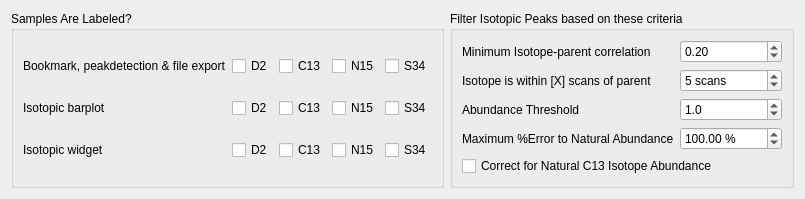
     <widget class="QWidget" name="isotopeDetectOptions">
      <attribute name="title">
       <string>Isotope Detection</string>
      </attribute>
      <layout class="QHBoxLayout" name="horizontalLayout">
       <item>
        <widget class="QGroupBox" name="groupBox">
         <property name="title">
          <string>Samples Are Labeled? </string>
         </property>
         <property name="flat">
          <bool>false</bool>
         </property>
         <layout class="QGridLayout" name="gridLayout_3">
          <item row="2" column="4">
           <widget class="QCheckBox" name="S34Labeled_Barplot">
            <property name="text">
             <string>S34</string>
            </property>
           </widget>
          </item>
          <item row="3" column="1">
           <widget class="QCheckBox" name="D2Labeled_IsoWidget">
            <property name="text">
             <string>D2</string>
            </property>
           </widget>
          </item>
          <item row="2" column="0">
           <widget class="QLabel" name="label_Barplot">
            <property name="text">
             <string>Isotopic barplot </string>
            </property>
           </widget>
          </item>
          <item row="0" column="3">
           <widget class="QCheckBox" name="N15Labeled_BPE">
            <property name="text">
             <string>N15</string>
            </property>
           </widget>
          </item>
          <item row="2" column="3">
           <widget class="QCheckBox" name="N15Labeled_Barplot">
            <property name="text">
             <string>N15</string>
            </property>
           </widget>
          </item>
          <item row="2" column="1">
           <widget class="QCheckBox" name="D2Labeled_Barplot">
            <property name="text">
             <string>D2</string>
            </property>
           </widget>
          </item>
          <item row="2" column="2">
           <widget class="QCheckBox" name="C13Labeled_Barplot">
            <property name="text">
             <string>C13</string>
            </property>
           </widget>
          </item>
          <item row="3" column="0">
           <widget class="QLabel" name="label_IsoWidget">
            <property name="text">
             <string>Isotopic widget</string>
            </property>
           </widget>
          </item>
          <item row="3" column="4">
           <widget class="QCheckBox" name="S34Labeled_IsoWidget">
            <property name="text">
             <string>S34</string>
            </property>
           </widget>
          </item>
          <item row="0" column="0">
           <widget class="QLabel" name="label_BPE">
            <property name="text">
             <string>Bookmark, peakdetection &amp; file export</string>
            </property>
           </widget>
          </item>
          <item row="3" column="2">
           <widget class="QCheckBox" name="C13Labeled_IsoWidget">
            <property name="text">
             <string>C13</string>
            </property>
           </widget>
          </item>
          <item row="0" column="1">
           <widget class="QCheckBox" name="D2Labeled_BPE">
            <property name="enabled">
             <bool>true</bool>
            </property>
            <property name="text">
             <string>D2</string>
            </property>
           </widget>
          </item>
          <item row="0" column="2">
           <widget class="QCheckBox" name="C13Labeled_BPE">
            <property name="text">
             <string>C13</string>
            </property>
           </widget>
          </item>
          <item row="3" column="3">
           <widget class="QCheckBox" name="N15Labeled_IsoWidget">
            <property name="text">
             <string>N15</string>
            </property>
           </widget>
          </item>
          <item row="0" column="4">
           <widget class="QCheckBox" name="S34Labeled_BPE">
            <property name="text">
             <string>S34</string>
            </property>
           </widget>
          </item>
         </layout>
        </widget>
       </item>
       <item>
        <widget class="QGroupBox" name="groupBox_4">
         <property name="title">
          <string>Filter Isotopic Peaks based on these criteria</string>
         </property>
         <layout class="QGridLayout" name="gridLayout_4">
          <item row="2" column="0">
           <widget class="QLabel" name="label_26">
            <property name="text">
             <string>Abundance Threshold</string>
            </property>
           </widget>
          </item>
          <item row="3" column="0">
           <widget class="QLabel" name="label_10">
            <property name="text">
             <string>Maximum %Error to Natural Abundance</string>
            </property>
           </widget>
          </item>
          <item row="1" column="0">
           <widget class="QLabel" name="label_11">
            <property name="text">
             <string>Isotope is within [X] scans of parent</string>
            </property>
           </widget>
          </item>
          <item row="3" column="1">
           <widget class="QDoubleSpinBox" name="maxNaturalAbundanceErr">
            <property name="prefix">
             <string/>
            </property>
            <property name="suffix">
             <string> %</string>
            </property>
            <property name="decimals">
             <number>2</number>
            </property>
            <property name="minimum">
             <double>0.000000000000000</double>
            </property>
            <property name="maximum">
             <double>999999999.000000000000000</double>
            </property>
            <property name="value">
             <double>100.000000000000000</double>
            </property>
           </widget>
          </item>
          <item row="0" column="1">
           <widget class="QDoubleSpinBox" name="minIsotopicCorrelation">
            <property name="showGroupSeparator" stdset="0">
             <bool>false</bool>
            </property>
            <property name="minimum">
             <double>-1.000000000000000</double>
            </property>
            <property name="maximum">
             <double>1.000000000000000</double>
            </property>
            <property name="singleStep">
             <double>0.100000000000000</double>
            </property>
            <property name="value">
             <double>0.200000000000000</double>
            </property>
           </widget>
          </item>
          <item row="0" column="0">
           <widget class="QLabel" name="label">
            <property name="text">
             <string>Minimum Isotope-parent correlation</string>
            </property>
           </widget>
          </item>
          <item row="4" column="0" colspan="2">
           <widget class="QCheckBox" name="isotopeC13Correction">
            <property name="text">
             <string>Correct for Natural C13 Isotope Abundance</string>
            </property>
           </widget>
          </item>
          <item row="1" column="1">
           <widget class="QSpinBox" name="maxIsotopeScanDiff">
            <property name="suffix">
             <string> scans</string>
            </property>
            <property name="minimum">
             <number>0</number>
            </property>
            <property name="maximum">
             <number>999999999</number>
            </property>
            <property name="value">
             <number>5</number>
            </property>
           </widget>
          </item>
          <item row="2" column="1">
           <widget class="QDoubleSpinBox" name="doubleSpinBoxAbThresh">
            <property name="decimals">
             <number>1</number>
            </property>
            <property name="maximum">
             <double>100.000000000000000</double>
            </property>
            <property name="singleStep">
             <double>0.500000000000000</double>
            </property>
            <property name="value">
             <double>1.000000000000000</double>
            </property>
           </widget>
          </item>
         </layout>
        </widget>
       </item>
      </layout>
     </widget>
